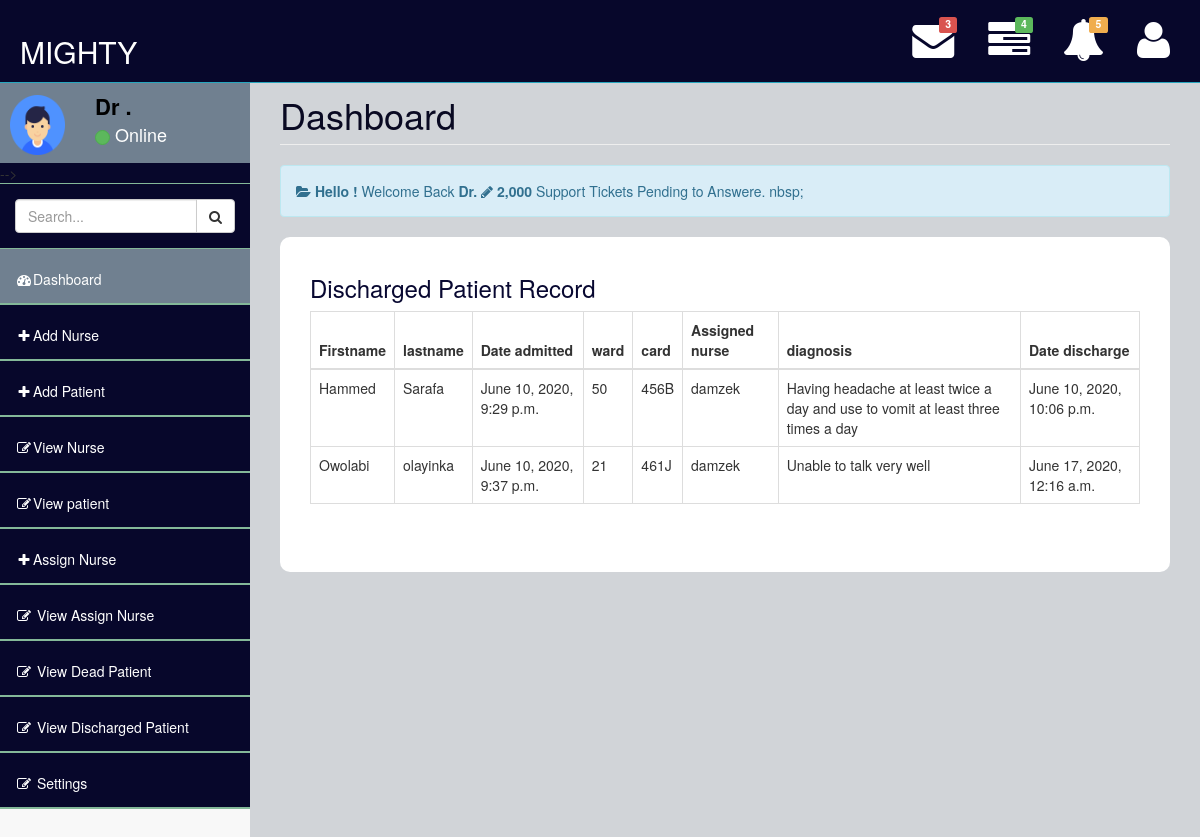
The app's page /Data/Doctors/DoctorViewDichargePatient with its own data.
### Data/models.py (models this page shows, shortened)
class AssignPatient(models.Model):
    date_added =models.DateTimeField(auto_now_add=True)
    ward = models.CharField(max_length=255)
    patient = models.ForeignKey(Patient, related_name='patient', on_delete=models.CASCADE,null=True)
    nurse = models.ForeignKey(Nurse, related_name='nurse',on_delete=models.CASCADE,null=True)
    Discharge = models.IntegerField(default=0)
    Death = models.IntegerField(default=0)
    date_discharged= models.DateTimeField(auto_now_add=True)

class Patient(models.Model):
    firstname=models.CharField(max_length=255,null=True,blank=True)
    lastname=models.CharField(max_length=255,null=True,blank=True)
    Next_of_kin=models.CharField(max_length=255,null=True,blank=True)
    card =models.CharField(max_length=255,null=True,blank=True)
    date_admitted = models.DateTimeField(auto_now_add=True)
    symptoms = models.TextField(max_length=255)
    possible_diagnosis =models.CharField(max_length=255)

class Nurse(models.Model):
    username = models.CharField(max_length=255,null=True)
    firstname=models.CharField(max_length=255,null=True,blank=True)
    lastname=models.CharField(max_length=255,null=True,blank=True)
    email=models.EmailField()
    password =models.CharField(max_length=255,null=True,blank=True)
    def __str__(self):
        return self.username

### Data/views.py (the view)
# urls.py: path('Doctors/DoctorViewDichargePatient',views.DoctorViewDichargePatient,name='DoctorViewDichargePatient'),
def DoctorViewDichargePatient(request):
    dis_patient = AssignPatient.objects.filter(Discharge=1)
    return render(request,'Doctors/DoctorViewDischargePatient.html',{'dis_patient':dis_patient})

### Data/templates/Doctors/DoctorViewDischargePatient.html
{% extends "Doctors/doctor_base.html" %}
{% load static %}
{% block content %}
{% if dis_patient %}
    <div class="jumbotron" style="background-color: white;border-radius:10px;">
   <h3 style="color:rgb(8, 8, 49);margin-top:-10px">Discharged Patient Record</h3>
  <table class="table table-hover table-responsive table-bordered">
    <thead>
         <tr>
        <th>Firstname</th>
        <th>lastname</th>
        <th>Date admitted</th>
        <th>ward</th>
        <th>card</th>
        <th> Assigned nurse</th>
        <th>diagnosis</th>
        <th>Date discharge</th>
    </tr>
    </thead>
    {% for pat in dis_patient %}
    <tr>
        <td>{{pat.patient.firstname}}</td>
        <td>{{pat.patient.lastname}}</td>
        <td>{{pat.patient.date_admitted}}</td>
        <td>{{pat.ward}}</td>
        <td>{{pat.patient.card}}</td>
        <td>{{pat.nurse}}</td>
        <td>{{pat.patient.possible_diagnosis}}</td>
        <td>{{pat.date_discharged}}</td>
    </tr>
    {% endfor %}
</table>
{% else %}
<div class="jumbotron alert alert-success">
  <h4>No discharge Patient Record </h4>
</div>
</div>
{% endif %}
{% endblock %}

### Data/static/assets/css/style.css (style rules this page uses)
body { background-color: #f8f8f8; }

### records on screen
AssignPatient: patient.firstname "Hammed", patient.lastname "Sarafa", patient.date_admitted "June 10, 2020, 9:29 p.m.", ward "50", patient.card "456B", nurse "damzek", patient.possible_diagnosis "Having headache at least twice a day and use to vomit at least three times a day", date_discharged "June 10, 2020, 10:06 p.m."
AssignPatient: patient.firstname "Owolabi", patient.lastname "olayinka", patient.date_admitted "June 10, 2020, 9:37 p.m.", ward "21", patient.card "461J", nurse "damzek", patient.possible_diagnosis "Unable to talk very well", date_discharged "June 17, 2020, 12:16 a.m."
